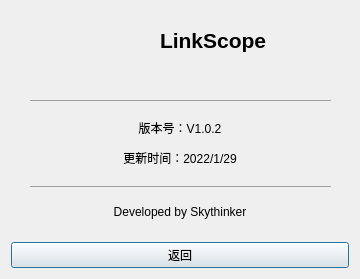
<?xml version="1.0" encoding="UTF-8"?>
<ui version="4.0">
 <class>AboutWindow</class>
 <widget class="QDialog" name="AboutWindow">
  <property name="geometry">
   <rect>
    <x>0</x>
    <y>0</y>
    <width>360</width>
    <height>279</height>
   </rect>
  </property>
  <property name="windowTitle">
   <string>Dialog</string>
  </property>
  <layout class="QVBoxLayout" name="verticalLayout">
   <item>
    <layout class="QHBoxLayout" name="horizontalLayout">
     <item>
      <spacer name="horizontalSpacer">
       <property name="orientation">
        <enum>Qt::Horizontal</enum>
       </property>
       <property name="sizeHint" stdset="0">
        <size>
         <width>40</width>
         <height>20</height>
        </size>
       </property>
      </spacer>
     </item>
     <item>
      <widget class="QLabel" name="label">
       <property name="enabled">
        <bool>true</bool>
       </property>
       <property name="sizePolicy">
        <sizepolicy hsizetype="Fixed" vsizetype="Fixed">
         <horstretch>0</horstretch>
         <verstretch>0</verstretch>
        </sizepolicy>
       </property>
       <property name="minimumSize">
        <size>
         <width>60</width>
         <height>60</height>
        </size>
       </property>
       <property name="text">
        <string/>
       </property>
       <property name="textFormat">
        <enum>Qt::AutoText</enum>
       </property>
       <property name="pixmap">
        <pixmap resource="res.qrc">:/icon.ico</pixmap>
       </property>
       <property name="scaledContents">
        <bool>true</bool>
       </property>
      </widget>
     </item>
     <item>
      <widget class="QLabel" name="label_2">
       <property name="text">
        <string>&lt;html&gt;&lt;head/&gt;&lt;body&gt;&lt;p&gt;&lt;span style=&quot; font-size:16pt; font-weight:600;&quot;&gt;LinkScope&lt;/span&gt;&lt;/p&gt;&lt;/body&gt;&lt;/html&gt;</string>
       </property>
      </widget>
     </item>
     <item>
      <spacer name="horizontalSpacer_2">
       <property name="orientation">
        <enum>Qt::Horizontal</enum>
       </property>
       <property name="sizeHint" stdset="0">
        <size>
         <width>40</width>
         <height>20</height>
        </size>
       </property>
      </spacer>
     </item>
    </layout>
   </item>
   <item>
    <widget class="QLabel" name="label_3">
     <property name="sizePolicy">
      <sizepolicy hsizetype="Preferred" vsizetype="Expanding">
       <horstretch>0</horstretch>
       <verstretch>0</verstretch>
      </sizepolicy>
     </property>
     <property name="text">
      <string>&lt;html&gt;&lt;head/&gt;&lt;body&gt;&lt;hr width=&quot;300&quot;/&gt;&lt;p align=&quot;center&quot;&gt;版本号：V1.0.2&lt;/p&gt;&lt;p align=&quot;center&quot;&gt;更新时间：2022/1/29&lt;/p&gt;&lt;hr width=&quot;300&quot;/&gt;&lt;p align=&quot;center&quot;&gt;Developed by Skythinker&lt;/p&gt;&lt;/body&gt;&lt;/html&gt;</string>
     </property>
    </widget>
   </item>
   <item>
    <widget class="QPushButton" name="btn_back">
     <property name="text">
      <string>返回</string>
     </property>
    </widget>
   </item>
  </layout>
 </widget>
 <resources>
  <include location="res.qrc"/>
 </resources>
 <connections/>
</ui>
